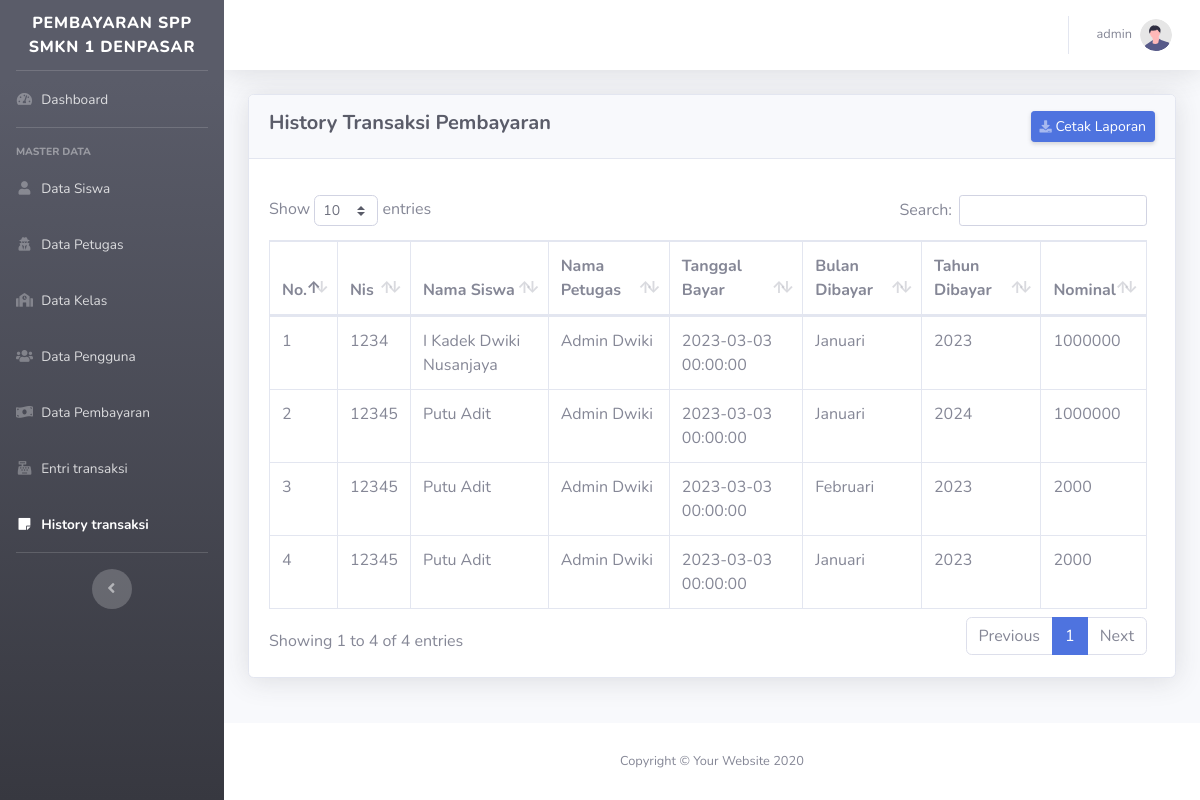
Page /public/historytransaksi (signed in) on the committed database.
### tables this page shows
CREATE TABLE `pengguna` (
  `id` int(11) NOT NULL,
  `username` varchar(25) NOT NULL,
  `password` varchar(128) NOT NULL,
  `role` enum('admin','petugas','siswa') NOT NULL DEFAULT 'siswa'
);

CREATE TABLE `transaksi` (
  `id` int(11) NOT NULL,
  `tanggal_bayar` datetime NOT NULL,
  `bulan_dibayar` int(11) NOT NULL,
  `tahun_dibayar` int(11) NOT NULL,
  `siswa_id` int(11) NOT NULL,
  `petugas_id` int(11) NOT NULL,
  `pembayaran_id` int(11) NOT NULL
);

CREATE TABLE `siswa` (
  `id` int(11) NOT NULL,
  `nisn` varchar(10) NOT NULL,
  `nis` varchar(5) NOT NULL,
  `nama` varchar(50) NOT NULL,
  `alamat` text NOT NULL,
  `telepon` varchar(14) NOT NULL,
  `kelas_id` int(11) NOT NULL,
  `pengguna_id` int(11) NOT NULL,
  `pembayaran_id` int(11) NOT NULL
);

CREATE TABLE `petugas` (
  `id` int(11) NOT NULL,
  `nama` varchar(50) NOT NULL,
  `pengguna_id` int(11) DEFAULT NULL
);

CREATE TABLE `pembayaran` (
  `id` int(11) NOT NULL,
  `tahun_ajaran` varchar(9) NOT NULL,
  `nominal` int(11) NOT NULL
);

### app/core/Controller.php (called while the page is built, shortened)
<?php
class Controller
{
   public function view($view, $data = [])
   {
      require_once("../app/views/" . $view . ".php");
   }
   public function model($model)
   {
      return new $model;
   }
}

### app/controllers/HistoryTransaksi.php (called while the page is built, shortened)
<?php
class HistoryTransaksi extends Controller
{
   public function index()
   {
      $data = [
         'title' => "Halaman History Transaksi",
         'role' => $_SESSION['role'],
         'user' => $this->model("Pengguna_model")->getUserLogin($_SESSION['userId']),
         'historytransaksi' => $this->model("Transaksi_model")->getAllTransaksi()
      ];
      $this->view("templates/header", $data);
      $this->view("templates/sidebar", $data);
      $this->view("transaksi/history_transaksi", $data);
      $this->view("templates/footer", $data);
   }
}

### app/core/App.php (called while the page is built, shortened)
<?php
class App
{
   private $method = "index";
   private $params = [];
   public function __construct()
   {
      $this->controller = new $this->controller;
      call_user_func_array([$this->controller, $this->method], $this->params);
   }
}

### public/index.php (called while the page is built, shortened)
<?php
$new = new App();

### app/core/Database.php (called while the page is built, shortened)
<?php
class Database
{
   private $dbhost = "localhost",
      $dbname = "spp_ukk",
      $dbusername = "root",
      $dbpassword = "";
   private $dbh;
   private $stmt;
   public function __construct()
   {
      $dsn = "mysql:host=" . $this->dbhost . ";dbname=" . $this->dbname;
      try {
         $this->dbh = new PDO($dsn, $this->dbusername, $this->dbpassword);
      } catch (Exception $e) {
         die($e->getMessage());
      }
   }
   public function query($query)
   {
      $this->stmt = $this->dbh->prepare($query);
   }
   public function bind($param, $value, $type = null)
   {
      if (is_null($type)) {
         switch (true) {
            case is_int($value):
               $type = PDO::PARAM_INT;
               break;
         }
      }
      $this->stmt->bindValue($param, $value, $type);
   }
   public function execute()
   {
      $this->stmt->execute();
   }
   public function resultAll()
   {
      $this->stmt->execute();
      return $this->stmt->fetchAll(PDO::FETCH_ASSOC);
   }
   public function resultSingle()
   {
      $this->execute();
      return $this->stmt->fetch(PDO::FETCH_ASSOC);
   }
}

### app/models/Pengguna_model.php (called while the page is built, shortened)
<?php
class Pengguna_model
{
   private $db;
   public function __construct()
   {
      $this->db = new Database();
   }
   public function getUserLogin($id)
   {
      $this->db->query("SELECT * FROM pengguna WHERE id=:id");
      $this->db->bind("id", $id);
      return $this->db->resultSingle();
   }
}

### app/models/Transaksi_model.php (called while the page is built, shortened)
<?php
class Transaksi_model
{
   private $db;
   public function __construct()
   {
      $this->db = new Database;
   }
   public function getAllTransaksi()
   {
      $query = "SELECT transaksi.id, transaksi.siswa_id, transaksi.petugas_id, transaksi.pembayaran_id, transaksi.tanggal_bayar, transaksi.bulan_dibayar, transaksi.tahun_dibayar,siswa.id AS siswaId, siswa.nama AS nama_siswa, siswa.nis AS siswaNis, petugas.id AS petugasId, petugas.nama AS nama_petugas, pembayaran.id AS pembayaranId, pembayaran.nominal FROM transaksi INNER JOIN siswa ON transaksi.siswa_id = siswa.id INNER JOIN petugas ON transaksi.petugas_id = petugas.id INNER JOIN pembayaran ON transaksi.pembayaran_id = pembayaran.id";
      $this->db->query($query);
      return $this->db->resultAll();
   }
}

### app/views/transaksi/history_transaksi.php (the view, shortened to what this page needs)
<div class="container-fluid">
   <div class="card shadow mb-4">
      <div class="card-header py-3 d-flex flex-row">
         <h5 class="m-0 mr-auto font-weight-bold text-dark">History Transaksi Pembayaran</h5>
         <a href="<?= BASE_URL ?>historytransaksi/cetakhistory" target="blank" class="d-none d-sm-inline-block btn btn-sm btn-primary shadow-sm"><i class="fas fa-download fa-sm text-white-50"></i> Cetak Laporan</a>
      </div>
      <div class="card-body">
         <div class="table-responsive pt-3 pr-2">
            <table class="table table-bordered" id="dataTable" width="100%" cellspacing="0">
               <thead>
                  <tr>
                     <th>No.</th>
                     <th>Nis</th>
                     <th>Nama Siswa</th>
                     <th>Nama Petugas</th>
                     <th>Tanggal Bayar</th>
                     <th>Bulan Dibayar</th>
                     <th>Tahun Dibayar</th>
                     <th>Nominal</th>
                  </tr>
               </thead>
               <tbody>
                  <?php
                  $i = 0;
                  foreach ($data['historytransaksi'] as $history) { ?>
                     <tr>
                        <td><?= ++$i ?></td>
                        <td><?= $history['siswaNis'] ?></td>
                        <td><?= $history['nama_siswa'] ?></td>
                        <td><?= $history['nama_petugas'] ?></td>
                        <td><?= $history['tanggal_bayar'] ?></td>
                        <td><?= bulan($history['bulan_dibayar'])  ?></td>
                        <td><?= $history['tahun_dibayar'] ?></td>
                        <td><?= $history['nominal'] ?></td>
                     </tr>
                  <?php } ?>
               </tbody>
            </table>
         </div>
      </div>
   </div>
</div>
</div>
<footer class="sticky-footer bg-white">
   <div class="container my-auto">
      <div class="copyright text-center my-auto">
         <span>Copyright &copy; Your Website 2020</span>
      </div>
   </div>
</footer>
</div>
</div>

### app/views/templates/header.php (shortened to what this page needs)
<!DOCTYPE html>
<html lang="en">
<head>
   <link href="<?= BASE_URL ?>vendor/fontawesome-free/css/all.min.css" rel="stylesheet" type="text/css">
   <link rel="stylesheet" href="<?= BASE_URL ?>">
   <link href="<?= BASE_URL ?>assets/css/sb-admin-2.min.css" rel="stylesheet">
   <link href="<?= BASE_URL ?>vendor/datatables/dataTables.bootstrap4.min.css" rel="stylesheet" />
   <link rel="stylesheet" href="<?= BASE_URL ?>assets/css/custom.css">
</head>

### app/views/templates/sidebar.php (shortened to what this page needs)
<body id="page-top">
   <div id="wrapper">
      <ul class="navbar-nav bg-gradient-dark sidebar sidebar-dark accordion" id="accordionSidebar">
         <a class="sidebar-brand d-flex align-items-center justify-content-center" href="index.html">
            <div class="sidebar-brand-text mx-6">PEMBAYARAN SPP SMKN 1 DENPASAR</div>
         </a>
         <hr class="sidebar-divider my-0">
         <li class="nav-item <?= currentUrl("dashboard") ? "active" : "" ?>">
            <a class="nav-link" href="<?= BASE_URL ?>">
               <i class="fas fa-fw fa-tachometer-alt"></i>
               <span>Dashboard</span></a>
         </li>
         <?php if ($data['role'] == "admin") { ?>
         <hr class="sidebar-divider">
         <div class="sidebar-heading" style="color: #eaeaea bold">MASTER DATA</div>
            <li class="nav-item <?= currentUrl("siswa") ? "active" : "" ?>">
               <a class="nav-link" href="<?= BASE_URL ?>siswa">
                  <i class="fas fa-fw fa-user"></i>
                  <span>Data Siswa</span></a>
            </li>
            <li class="nav-item <?= currentUrl("petugas") ? "active" : "" ?>">
               <a class="nav-link" href="<?= BASE_URL ?>petugas">
                  <i class="fas fa-fw fa-solid fa-user-secret"></i>
                  <span>Data Petugas</span></a>
            </li>
            <li class="nav-item <?= currentUrl("kelas") ? "active" : "" ?>">
               <a class="nav-link" href="<?= BASE_URL ?>kelas">
                  <i class="fas fa-fw fa-school"></i>
                  <span>Data Kelas</span></a>
            </li>
            <li class="nav-item <?= currentUrl("pengguna") ? "active" : "" ?>">
               <a class="nav-link" href="<?= BASE_URL ?>pengguna">
                  <i class="fas fa-fw fa-users"></i>
                  <span>Data Pengguna</span></a>
            </li>
            <li class="nav-item <?= currentUrl("pembayaran") ? "active" : "" ?>">
               <a class="nav-link" href="<?= BASE_URL ?>pembayaran">
                  <i class="fas fa-fw fa-money-bill-wave"></i>
                  <span>Data Pembayaran</span></a>
            </li>
            <li class="nav-item <?= currentUrl("entritransaksi") ? "active" : "" ?>">
               <a class="nav-link" href="<?= BASE_URL ?>entritransaksi">
                  <i class="fas fa-fw fa-solid fa-cash-register"></i>
                  <span>Entri transaksi</span></a>
            </li>
            <li class="nav-item <?= currentUrl("historytransaksi") ? "active" : "" ?>">
               <a class="nav-link" href="<?= BASE_URL ?>historytransaksi">
                  <i class="fas fa-fw fa-sticky-note"></i>
                  <span>History transaksi</span></a>
            </li>
         <?php } ?>
         <hr class="sidebar-divider d-none d-md-block">
         <div class="text-center d-none d-md-inline">
            <button class="rounded-circle border-0" id="sidebarToggle"></button>
         </div>
      </ul>
      <div id="content-wrapper" class="d-flex flex-column">
         <div id="content">
            <nav class="navbar navbar-expand navbar-light bg-white topbar mb-4 static-top shadow">
               <ul class="navbar-nav ml-auto">
                  <li class="nav-item dropdown no-arrow">
                     <a class="nav-link dropdown-toggle" href="#" id="userDropdown" role="button" data-toggle="dropdown" aria-haspopup="true" aria-expanded="false">
                        <span class="mr-2 d-none d-lg-inline text-gray-600 small"><?= $data['user']['username'] ?></span>
                        <img class="img-profile rounded-circle" src="<?= BASE_URL ?>assets/image/undraw_profile.svg">
                     </a>
                  </li>
               </ul>
            </nav>

### app/helpers/functions.php (shortened to what this page needs)
<?php
function parseUrl()
{
   if (isset($_GET['url'])) {
      $url = rtrim($_GET['url'], "/");
      $url = filter_var($url, FILTER_SANITIZE_URL);
      $url = explode("/", $url);
      return $url[0];
   } else {
      return "dashboard";
   }
}
function currentUrl($url)
{
   if ($url == parseUrl()) {
      return true;
   } else {
      return false;
   }
}
function bulan($bulan)
{
   switch ($bulan) {
      case 1:
         echo "Januari";
         break;
      case 2:
         echo "Februari";
         break;
   }
}

### app/views/templates/footer.php (shortened to what this page needs)
</body>
</html>

### rows in the picture
pengguna: username "admin"
transaksi: siswa.nis "1234", siswa.nama "I Kadek Dwiki Nusanjaya", petugas.nama "Admin Dwiki", tanggal_bayar "2023-03-03 00:00:00", bulan_dibayar "Januari", tahun_dibayar "2023", pembayaran.nominal "1000000"
transaksi: siswa.nis "12345", siswa.nama "Putu Adit", petugas.nama "Admin Dwiki", tanggal_bayar "2023-03-03 00:00:00", bulan_dibayar "Januari", tahun_dibayar "2024", pembayaran.nominal "1000000"
transaksi: siswa.nis "12345", siswa.nama "Putu Adit", petugas.nama "Admin Dwiki", tanggal_bayar "2023-03-03 00:00:00", bulan_dibayar "Februari", tahun_dibayar "2023", pembayaran.nominal "2000"
transaksi: siswa.nis "12345", siswa.nama "Putu Adit", petugas.nama "Admin Dwiki", tanggal_bayar "2023-03-03 00:00:00", bulan_dibayar "Januari", tahun_dibayar "2023", pembayaran.nominal "2000"
